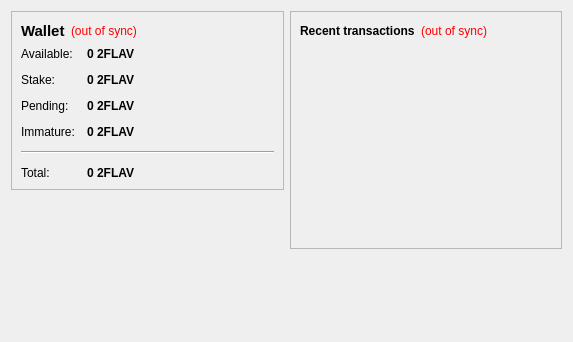
<?xml version="1.0" encoding="UTF-8"?>
<ui version="4.0">
 <class>OverviewPage</class>
 <widget class="QWidget" name="OverviewPage">
  <property name="geometry">
   <rect>
    <x>0</x>
    <y>0</y>
    <width>573</width>
    <height>342</height>
   </rect>
  </property>
  <property name="windowTitle">
   <string>Form</string>
  </property>
  <layout class="QHBoxLayout" name="horizontalLayout" stretch="1,1">
   <item>
    <layout class="QVBoxLayout" name="verticalLayout_2">
     <item>
      <widget class="QFrame" name="frame">
       <property name="frameShape">
        <enum>QFrame::StyledPanel</enum>
       </property>
       <property name="frameShadow">
        <enum>QFrame::Raised</enum>
       </property>
       <layout class="QVBoxLayout" name="verticalLayout_4">
        <item>
         <layout class="QHBoxLayout" name="horizontalLayout_4">
          <item>
           <widget class="QLabel" name="label_5">
            <property name="font">
             <font>
              <pointsize>11</pointsize>
              <weight>75</weight>
              <bold>true</bold>
             </font>
            </property>
            <property name="text">
             <string>Wallet</string>
            </property>
           </widget>
          </item>
          <item>
           <widget class="QLabel" name="labelWalletStatus">
            <property name="toolTip">
             <string>The displayed information may be out of date. Your wallet automatically synchronizes with the FlavorCoin network after a connection is established, but this process has not completed yet.</string>
            </property>
            <property name="styleSheet">
             <string notr="true">QLabel { color: red; }</string>
            </property>
            <property name="text">
             <string notr="true">(out of sync)</string>
            </property>
            <property name="alignment">
             <set>Qt::AlignLeading|Qt::AlignLeft|Qt::AlignVCenter</set>
            </property>
           </widget>
          </item>
          <item>
           <spacer name="horizontalSpacer_2">
            <property name="orientation">
             <enum>Qt::Horizontal</enum>
            </property>
            <property name="sizeHint" stdset="0">
             <size>
              <width>40</width>
              <height>20</height>
             </size>
            </property>
           </spacer>
          </item>
         </layout>
        </item>
        <item>
         <layout class="QFormLayout" name="formLayout_2">
          <property name="fieldGrowthPolicy">
           <enum>QFormLayout::AllNonFixedFieldsGrow</enum>
          </property>
          <property name="horizontalSpacing">
           <number>12</number>
          </property>
          <property name="verticalSpacing">
           <number>12</number>
          </property>
          <item row="0" column="0">
           <widget class="QLabel" name="label">
            <property name="text">
             <string>Available:</string>
            </property>
           </widget>
          </item>
          <item row="0" column="1">
           <widget class="QLabel" name="labelBalance">
            <property name="font">
             <font>
              <weight>75</weight>
              <bold>true</bold>
             </font>
            </property>
            <property name="cursor">
             <cursorShape>IBeamCursor</cursorShape>
            </property>
            <property name="toolTip">
             <string>Your current spendable balance</string>
            </property>
            <property name="text">
             <string notr="true">0 2FLAV</string>
            </property>
            <property name="textInteractionFlags">
             <set>Qt::LinksAccessibleByMouse|Qt::TextSelectableByKeyboard|Qt::TextSelectableByMouse</set>
            </property>
           </widget>
          </item>
          <item row="1" column="0">
           <widget class="QLabel" name="label_6">
            <property name="text">
             <string>Stake:</string>
            </property>
           </widget>
          </item>
          <item row="1" column="1">
           <widget class="QLabel" name="labelStake">
            <property name="font">
             <font>
              <weight>75</weight>
              <bold>true</bold>
             </font>
            </property>
            <property name="cursor">
             <cursorShape>IBeamCursor</cursorShape>
            </property>
            <property name="toolTip">
             <string>Total of coins that was staked, and do not yet count toward the current balance</string>
            </property>
            <property name="text">
             <string notr="true">0 2FLAV</string>
            </property>
            <property name="textInteractionFlags">
             <set>Qt::LinksAccessibleByMouse|Qt::TextSelectableByKeyboard|Qt::TextSelectableByMouse</set>
            </property>
           </widget>
          </item>
          <item row="2" column="0">
           <widget class="QLabel" name="label_3">
            <property name="text">
             <string>Pending:</string>
            </property>
           </widget>
          </item>
          <item row="2" column="1">
           <widget class="QLabel" name="labelUnconfirmed">
            <property name="font">
             <font>
              <weight>75</weight>
              <bold>true</bold>
             </font>
            </property>
            <property name="cursor">
             <cursorShape>IBeamCursor</cursorShape>
            </property>
            <property name="toolTip">
             <string>Total of transactions that have yet to be confirmed, and do not yet count toward the current balance</string>
            </property>
            <property name="text">
             <string notr="true">0 2FLAV</string>
            </property>
            <property name="textInteractionFlags">
             <set>Qt::LinksAccessibleByMouse|Qt::TextSelectableByKeyboard|Qt::TextSelectableByMouse</set>
            </property>
           </widget>
          </item>
          <item row="3" column="0">
           <widget class="QLabel" name="labelImmatureText">
            <property name="text">
             <string>Immature:</string>
            </property>
           </widget>
          </item>
          <item row="3" column="1">
           <widget class="QLabel" name="labelImmature">
            <property name="font">
             <font>
              <weight>75</weight>
              <bold>true</bold>
             </font>
            </property>
            <property name="toolTip">
             <string>Mined balance that has not yet matured</string>
            </property>
            <property name="text">
             <string notr="true">0 2FLAV</string>
            </property>
            <property name="textInteractionFlags">
             <set>Qt::LinksAccessibleByMouse|Qt::TextSelectableByKeyboard|Qt::TextSelectableByMouse</set>
            </property>
           </widget>
          </item>
          <item row="4" column="0" colspan="2">
           <widget class="Line" name="line">
            <property name="orientation">
             <enum>Qt::Horizontal</enum>
            </property>
           </widget>
          </item>
          <item row="5" column="0">
           <widget class="QLabel" name="labelTotalText">
            <property name="text">
             <string>Total:</string>
            </property>
           </widget>
          </item>
          <item row="5" column="1">
           <widget class="QLabel" name="labelTotal">
            <property name="font">
             <font>
              <weight>75</weight>
              <bold>true</bold>
             </font>
            </property>
            <property name="cursor">
             <cursorShape>IBeamCursor</cursorShape>
            </property>
            <property name="toolTip">
             <string>Your current total balance</string>
            </property>
            <property name="text">
             <string notr="true">0 2FLAV</string>
            </property>
            <property name="textInteractionFlags">
             <set>Qt::LinksAccessibleByMouse|Qt::TextSelectableByKeyboard|Qt::TextSelectableByMouse</set>
            </property>
           </widget>
          </item>
         </layout>
        </item>
       </layout>
      </widget>
     </item>
     <item>
      <spacer name="verticalSpacer">
       <property name="orientation">
        <enum>Qt::Vertical</enum>
       </property>
       <property name="sizeHint" stdset="0">
        <size>
         <width>20</width>
         <height>40</height>
        </size>
       </property>
      </spacer>
     </item>
    </layout>
   </item>
   <item>
    <layout class="QVBoxLayout" name="verticalLayout_3">
     <item>
      <widget class="QFrame" name="frame_2">
       <property name="frameShape">
        <enum>QFrame::StyledPanel</enum>
       </property>
       <property name="frameShadow">
        <enum>QFrame::Raised</enum>
       </property>
       <layout class="QVBoxLayout" name="verticalLayout">
        <item>
         <layout class="QHBoxLayout" name="horizontalLayout_2">
          <item>
           <widget class="QLabel" name="label_4">
            <property name="text">
             <string>&lt;b&gt;Recent transactions&lt;/b&gt;</string>
            </property>
           </widget>
          </item>
          <item>
           <widget class="QLabel" name="labelTransactionsStatus">
            <property name="toolTip">
             <string>The displayed information may be out of date. Your wallet automatically synchronizes with the FlavorCoin network after a connection is established, but this process has not completed yet.</string>
            </property>
            <property name="styleSheet">
             <string notr="true">QLabel { color: red; }</string>
            </property>
            <property name="text">
             <string notr="true">(out of sync)</string>
            </property>
            <property name="alignment">
             <set>Qt::AlignRight|Qt::AlignTrailing|Qt::AlignVCenter</set>
            </property>
           </widget>
          </item>
          <item>
           <spacer name="horizontalSpacer">
            <property name="orientation">
             <enum>Qt::Horizontal</enum>
            </property>
            <property name="sizeHint" stdset="0">
             <size>
              <width>40</width>
              <height>20</height>
             </size>
            </property>
           </spacer>
          </item>
         </layout>
        </item>
        <item>
         <widget class="QListView" name="listTransactions">
          <property name="styleSheet">
           <string notr="true">QListView { background: transparent; }</string>
          </property>
          <property name="frameShape">
           <enum>QFrame::NoFrame</enum>
          </property>
          <property name="verticalScrollBarPolicy">
           <enum>Qt::ScrollBarAlwaysOff</enum>
          </property>
          <property name="horizontalScrollBarPolicy">
           <enum>Qt::ScrollBarAlwaysOff</enum>
          </property>
          <property name="selectionMode">
           <enum>QAbstractItemView::NoSelection</enum>
          </property>
         </widget>
        </item>
       </layout>
      </widget>
     </item>
     <item>
      <spacer name="verticalSpacer_2">
       <property name="orientation">
        <enum>Qt::Vertical</enum>
       </property>
       <property name="sizeHint" stdset="0">
        <size>
         <width>20</width>
         <height>40</height>
        </size>
       </property>
      </spacer>
     </item>
    </layout>
   </item>
  </layout>
 </widget>
 <resources/>
 <connections/>
</ui>
